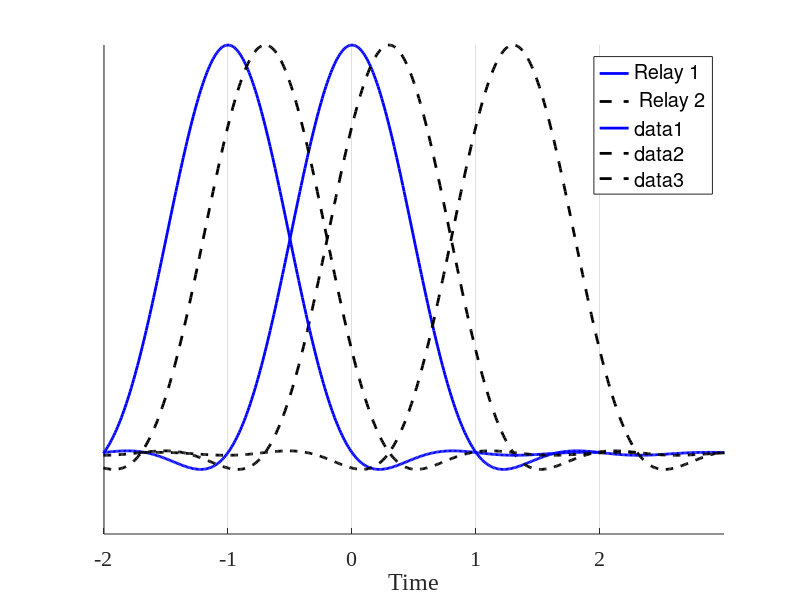
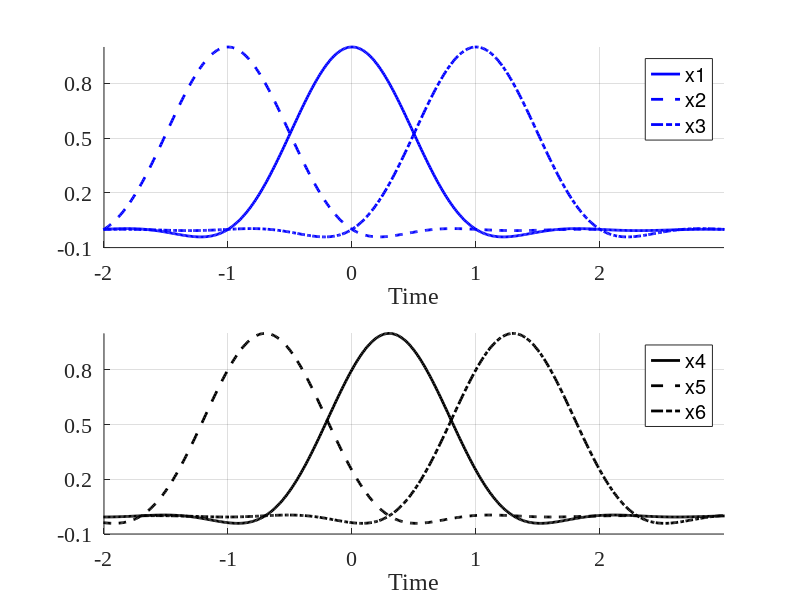

The MATLAB script that drew these images, in order:
clc
clear all
close all
%%

T=1;
t11=-3*T:.01:3*T;
t12=t11-T;
t13=t11+T;
a=.9;
p1k=sinc(t11/T).*cos(pi*a*t11/T)./(1-4*a^2*t11.^2/T^2);

tau=.3;
t21=t11+tau;
t22=t11-T+tau;
t23=t11+T+tau;


plot(t11,p1k,'b','LineWidth',2);
hold on
plot(t21,p1k,'k--','LineWidth',2);
legend('Relay 1',' Relay 2')
plot(t12,p1k,'b','LineWidth',2);
plot(t22,p1k,'k--','LineWidth',2);
plot(t23,p1k,'k--','LineWidth',2);
axis([-2 3 -.2 1])
xlabel('Time');
%legend('x1','x2','x3','x3','x5')
set(gca,'XTick',-2:1:2,'YTick',[],'FontSize',16,...
   'FontName','Times New Roman');
box off
grid on
%%
figure
subplot(2,1,1)
plot(t11,p1k,'b','LineWidth',2);
hold on
plot(t12,p1k,'b--','LineWidth',2);
plot(t13,p1k,'b-.','LineWidth',2);
axis([-2 3 -.1 1])
xlabel('Time');
legend('x1','x2','x3')
set(gca,'XTick',-2:1:2,'YTick',[-.1:.3:1],'FontSize',16,...
   'FontName','Times New Roman');
box off
grid on

subplot(2,1,2)
plot(t21,p1k,'k','LineWidth',2);
hold on
plot(t22,p1k,'k--','LineWidth',2);
plot(t23,p1k,'k-.','LineWidth',2);
axis([-2 3 -.1 1])
xlabel('Time');
legend('x4','x5','x6')
set(gca,'XTick',-2:1:2,'YTick',[-.1:.3:1],'FontSize',16,...
   'FontName','Times New Roman');
box off
grid on

